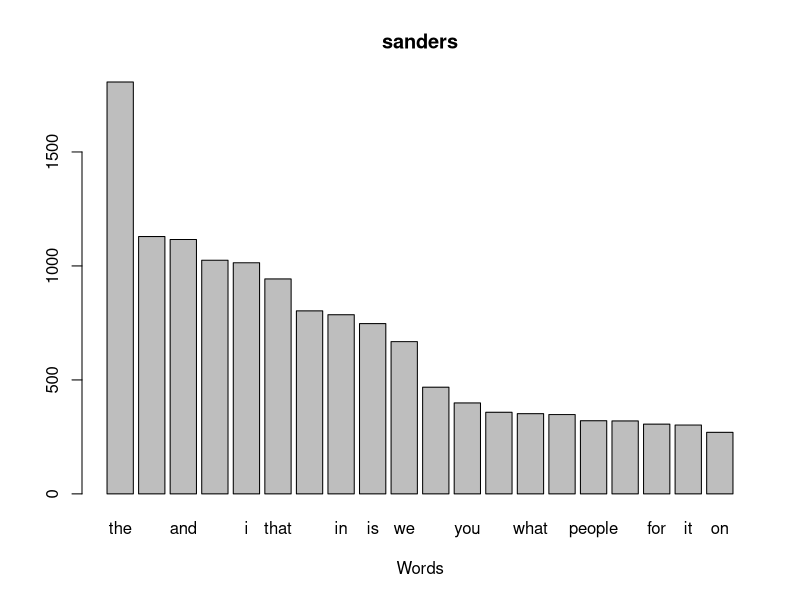
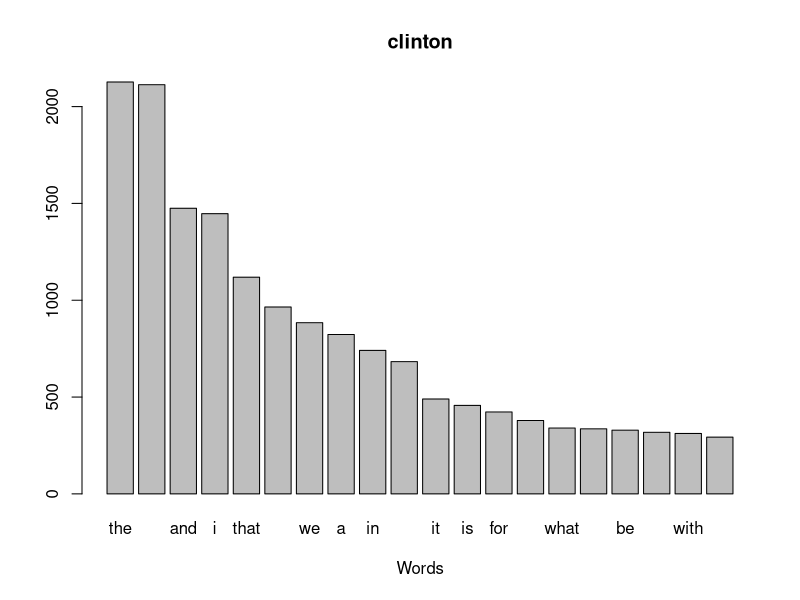
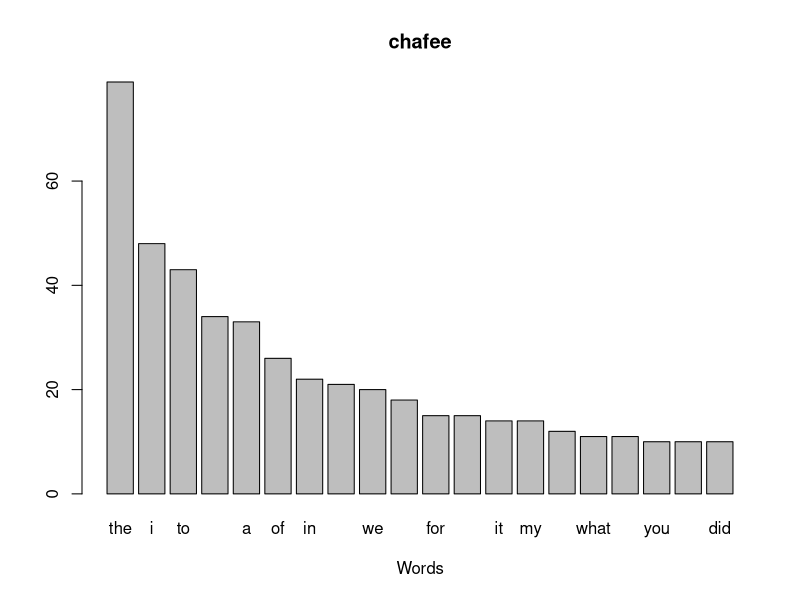
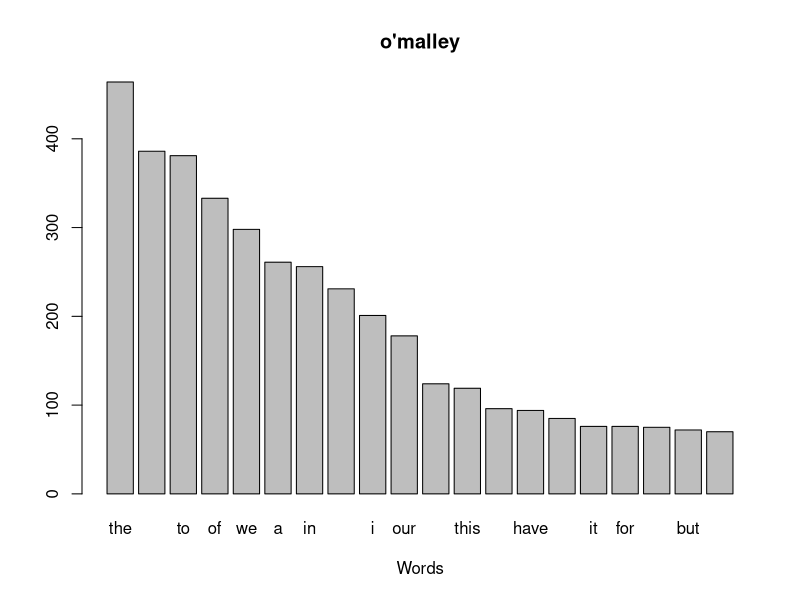
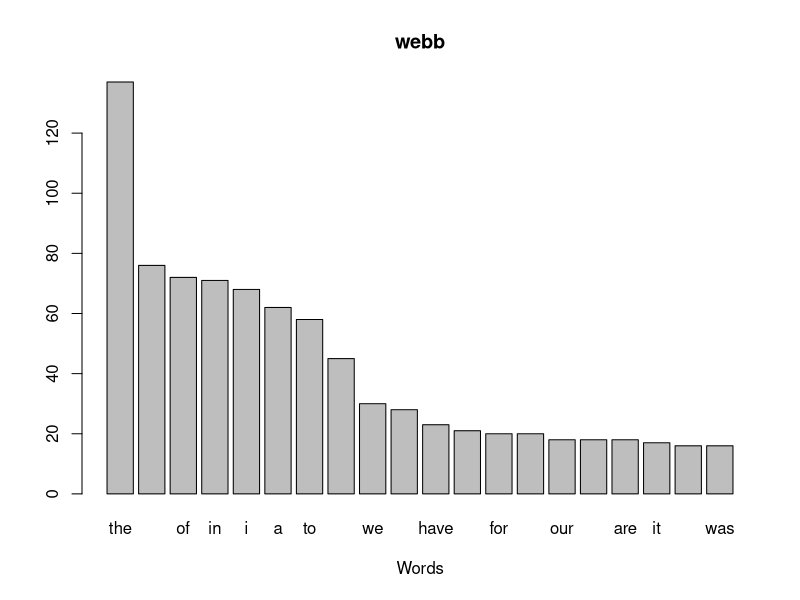
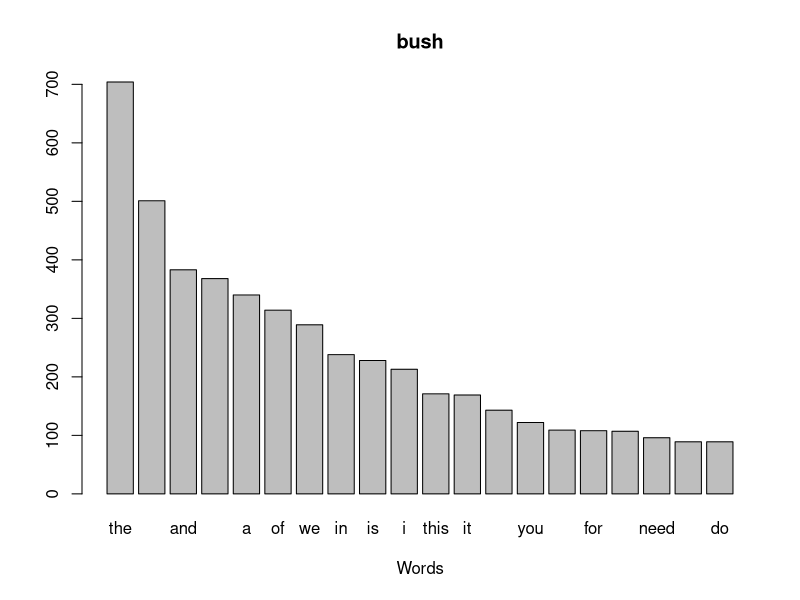
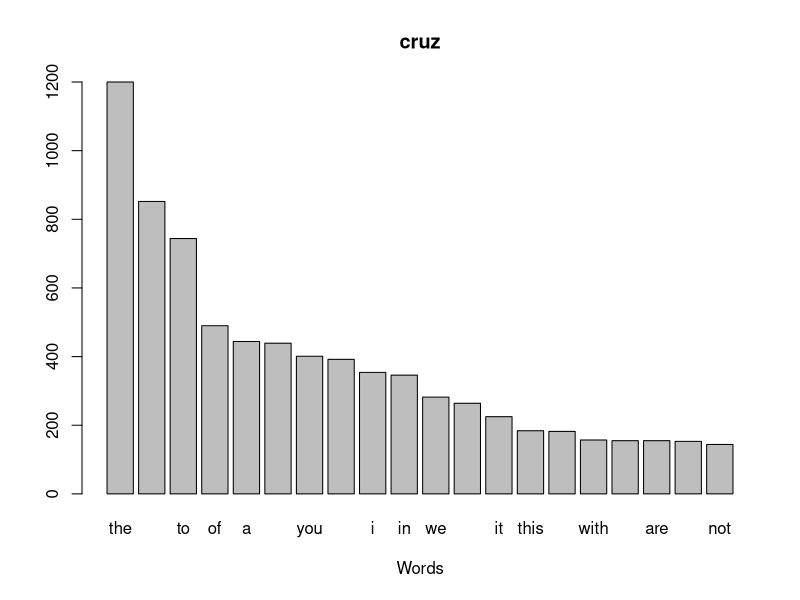
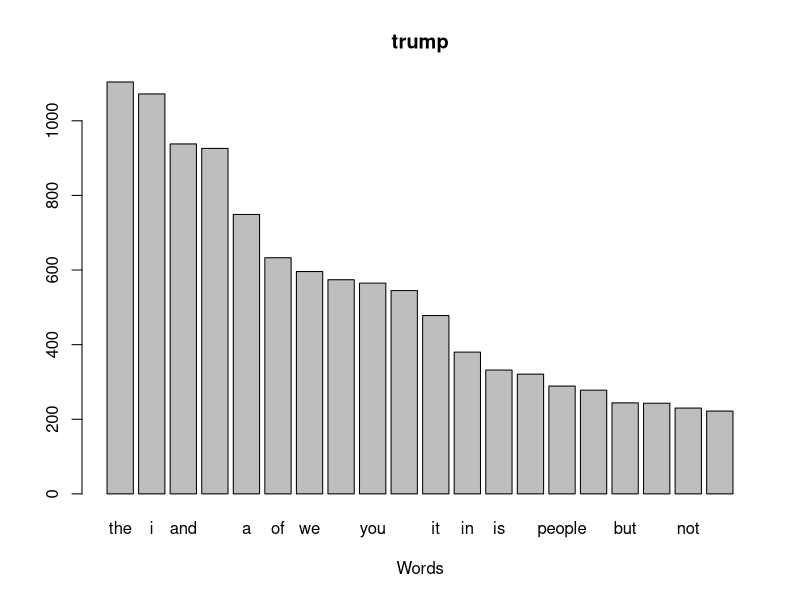

These figures' R source, in order: (Note: a time limit stopped this script after it produced the figures.)
my_data_frame <- read.csv(file="prob_values.csv", header=TRUE, sep=",");

all_speakers <- split(my_data_frame,rep(1:17,each=20))

speaker_count = 1

newdf <- as.data.frame(all_speakers[speaker_count])

colnames(newdf) <- c("spkr", "word", "freqs")

counts <- newdf$freqs

wordss<-paste(newdf$word,collapse = ',')
words_list<-list(strsplit(wordss, ",")[[1]])
unlisted <- unlist(words_list)

barplot(counts, main=newdf[1,1], 
        xlab="Words",
        names.arg=as.factor(unlisted))

Sys.sleep(10)
speaker_count = 2

newdf <- as.data.frame(all_speakers[speaker_count])

colnames(newdf) <- c("spkr", "word", "freqs")

counts <- newdf$freqs

wordss<-paste(newdf$word,collapse = ',')
words_list<-list(strsplit(wordss, ",")[[1]])
unlisted <- unlist(words_list)

barplot(counts, main=newdf[1,1], 
        xlab="Words",
        names.arg=as.factor(unlisted))

Sys.sleep(15)
speaker_count = 3

newdf <- as.data.frame(all_speakers[speaker_count])

colnames(newdf) <- c("spkr", "word", "freqs")

counts <- newdf$freqs

wordss<-paste(newdf$word,collapse = ',')
words_list<-list(strsplit(wordss, ",")[[1]])
unlisted <- unlist(words_list)

barplot(counts, main=newdf[1,1], 
        xlab="Words",
        names.arg=as.factor(unlisted))

Sys.sleep(15)
speaker_count = 4

newdf <- as.data.frame(all_speakers[speaker_count])

colnames(newdf) <- c("spkr", "word", "freqs")

counts <- newdf$freqs

wordss<-paste(newdf$word,collapse = ',')
words_list<-list(strsplit(wordss, ",")[[1]])
unlisted <- unlist(words_list)

barplot(counts, main=newdf[1,1], 
        xlab="Words",
        names.arg=as.factor(unlisted))

Sys.sleep(15)
speaker_count = 5
newdf <- as.data.frame(all_speakers[speaker_count])

colnames(newdf) <- c("spkr", "word", "freqs")

counts <- newdf$freqs

wordss<-paste(newdf$word,collapse = ',')
words_list<-list(strsplit(wordss, ",")[[1]])
unlisted <- unlist(words_list)

barplot(counts, main=newdf[1,1], 
        xlab="Words",
        names.arg=as.factor(unlisted))

Sys.sleep(15)
speaker_count = 6

newdf <- as.data.frame(all_speakers[speaker_count])

colnames(newdf) <- c("spkr", "word", "freqs")

counts <- newdf$freqs

wordss<-paste(newdf$word,collapse = ',')
words_list<-list(strsplit(wordss, ",")[[1]])
unlisted <- unlist(words_list)

barplot(counts, main=newdf[1,1], 
        xlab="Words",
        names.arg=as.factor(unlisted))

Sys.sleep(15)
speaker_count = 7

newdf <- as.data.frame(all_speakers[speaker_count])

colnames(newdf) <- c("spkr", "word", "freqs")

counts <- newdf$freqs

wordss<-paste(newdf$word,collapse = ',')
words_list<-list(strsplit(wordss, ",")[[1]])
unlisted <- unlist(words_list)

barplot(counts, main=newdf[1,1], 
        xlab="Words",
        names.arg=as.factor(unlisted))

Sys.sleep(15)
speaker_count = 8

newdf <- as.data.frame(all_speakers[speaker_count])

colnames(newdf) <- c("spkr", "word", "freqs")

counts <- newdf$freqs

wordss<-paste(newdf$word,collapse = ',')
words_list<-list(strsplit(wordss, ",")[[1]])
unlisted <- unlist(words_list)

barplot(counts, main=newdf[1,1], 
        xlab="Words",
        names.arg=as.factor(unlisted))

Sys.sleep(15)
speaker_count = 9

newdf <- as.data.frame(all_speakers[speaker_count])

colnames(newdf) <- c("spkr", "word", "freqs")

counts <- newdf$freqs

wordss<-paste(newdf$word,collapse = ',')
words_list<-list(strsplit(wordss, ",")[[1]])
unlisted <- unlist(words_list)

barplot(counts, main=newdf[1,1], 
        xlab="Words",
        names.arg=as.factor(unlisted))

Sys.sleep(15)
speaker_count = 10

newdf <- as.data.frame(all_speakers[speaker_count])

colnames(newdf) <- c("spkr", "word", "freqs")

counts <- newdf$freqs

wordss<-paste(newdf$word,collapse = ',')
words_list<-list(strsplit(wordss, ",")[[1]])
unlisted <- unlist(words_list)

barplot(counts, main=newdf[1,1], 
        xlab="Words",
        names.arg=as.factor(unlisted))

Sys.sleep(15)
speaker_count = 11

newdf <- as.data.frame(all_speakers[speaker_count])

colnames(newdf) <- c("spkr", "word", "freqs")

counts <- newdf$freqs

wordss<-paste(newdf$word,collapse = ',')
words_list<-list(strsplit(wordss, ",")[[1]])
unlisted <- unlist(words_list)

barplot(counts, main=newdf[1,1], 
        xlab="Words",
        names.arg=as.factor(unlisted))

Sys.sleep(15)
speaker_count = 12

newdf <- as.data.frame(all_speakers[speaker_count])

colnames(newdf) <- c("spkr", "word", "freqs")

counts <- newdf$freqs

wordss<-paste(newdf$word,collapse = ',')
words_list<-list(strsplit(wordss, ",")[[1]])
unlisted <- unlist(words_list)

barplot(counts, main=newdf[1,1], 
        xlab="Words",
        names.arg=as.factor(unlisted))

Sys.sleep(15)
speaker_count = 13

newdf <- as.data.frame(all_speakers[speaker_count])

colnames(newdf) <- c("spkr", "word", "freqs")

counts <- newdf$freqs

wordss<-paste(newdf$word,collapse = ',')
words_list<-list(strsplit(wordss, ",")[[1]])
unlisted <- unlist(words_list)

barplot(counts, main=newdf[1,1], 
        xlab="Words",
        names.arg=as.factor(unlisted))

Sys.sleep(15)
speaker_count = 14

newdf <- as.data.frame(all_speakers[speaker_count])

colnames(newdf) <- c("spkr", "word", "freqs")

counts <- newdf$freqs

wordss<-paste(newdf$word,collapse = ',')
words_list<-list(strsplit(wordss, ",")[[1]])
unlisted <- unlist(words_list)

barplot(counts, main=newdf[1,1], 
        xlab="Words",
        names.arg=as.factor(unlisted))

Sys.sleep(15)
speaker_count = 15

newdf <- as.data.frame(all_speakers[speaker_count])

colnames(newdf) <- c("spkr", "word", "freqs")

counts <- newdf$freqs

wordss<-paste(newdf$word,collapse = ',')
words_list<-list(strsplit(wordss, ",")[[1]])
unlisted <- unlist(words_list)

barplot(counts, main=newdf[1,1], 
        xlab="Words",
        names.arg=as.factor(unlisted))

Sys.sleep(15)
speaker_count = 16

newdf <- as.data.frame(all_speakers[speaker_count])

colnames(newdf) <- c("spkr", "word", "freqs")

counts <- newdf$freqs

wordss<-paste(newdf$word,collapse = ',')
words_list<-list(strsplit(wordss, ",")[[1]])
unlisted <- unlist(words_list)

barplot(counts, main=newdf[1,1], 
        xlab="Words",
        names.arg=as.factor(unlisted))

Sys.sleep(15)
speaker_count = 17

newdf <- as.data.frame(all_speakers[speaker_count])

colnames(newdf) <- c("spkr", "word", "freqs")

counts <- newdf$freqs

wordss<-paste(newdf$word,collapse = ',')
words_list<-list(strsplit(wordss, ",")[[1]])
unlisted <- unlist(words_list)

barplot(counts, main=newdf[1,1], 
        xlab="Words",
        names.arg=as.factor(unlisted))
